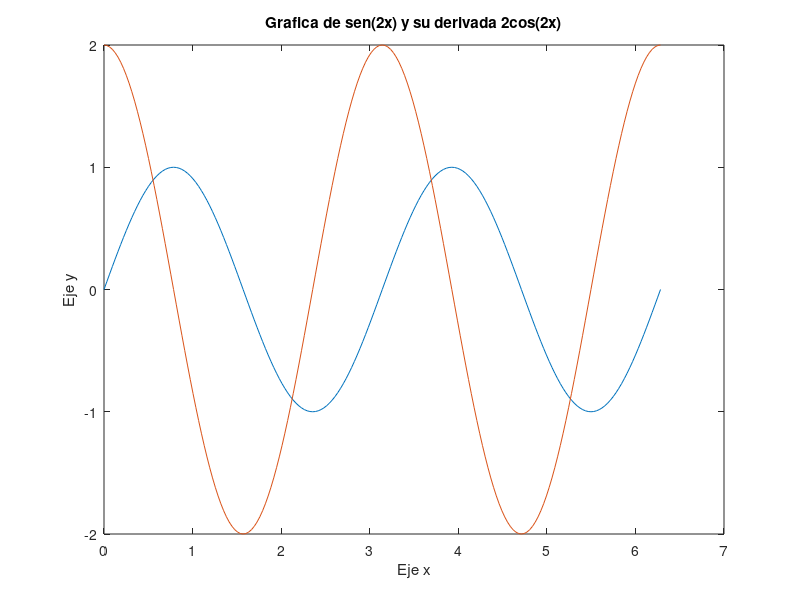

Reproduce this figure in MATLAB.
x=0:pi/100:2*pi;

y1=sin(2*x);

y2 = 2*cos(2*x);

plot(x, y1, x, y2);

title('Grafica de sen(2x) y su derivada 2cos(2x)');
xlabel('Eje x');
ylabel('Eje y');